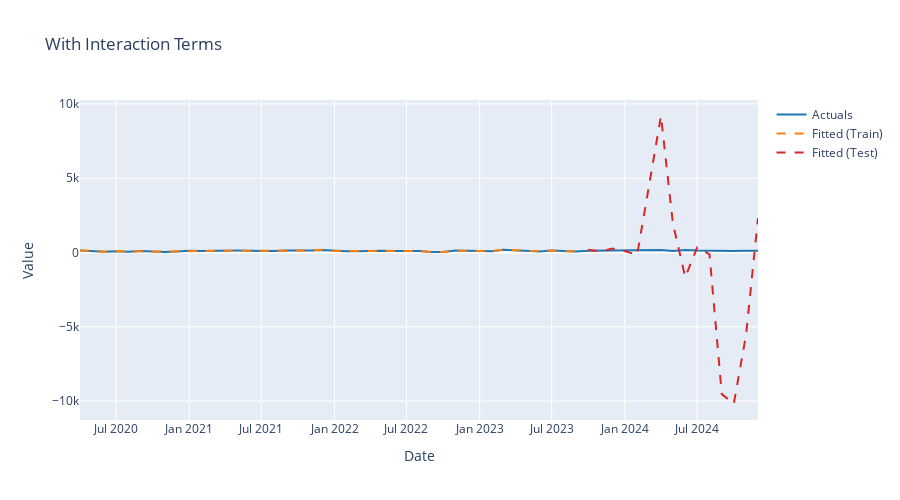

The notebook cell this image was saved under:
### Markdown cell above
# 9. Recipe Pattern 5: Interaction Terms

Create interaction terms between predictors.

### Code cell
# Recipe with interaction terms
rec_interact = (
    recipe()
    .step_normalize(all_numeric_predictors())
    # .step_interact(["totaltar", "mean_med_diesel_crack_input1_trade_month_lag2"])  # Specific interactions
    .step_interact(all_numeric_predictors())
    # .step_select_corr(all_numeric_predictors(), threshold=0.9)
)

# Workflow
wf_interact = (
    workflow()
    .add_recipe(rec_interact)
    .add_model(linear_reg().set_engine("sklearn"))
)

# Fit and evaluate
fit_interact = wf_interact.fit(train_data)
fit_interact = fit_interact.evaluate(test_data)

print("✓ Interaction model fitted successfully!")

outputs_interact, coefs_interact, stats_interact = fit_interact.extract_outputs()

print("\n=== Interaction Terms Model Statistics ===")
display(stats_interact[stats_interact['split'] == 'test'][['metric', 'value']])

fig = plot_forecast(fit_interact, title="With Interaction Terms")
fig.show()

# Fit on training data
rec_fit = rec_interact.prep(train_data)

# Apply to training data
train_processed = rec_fit.bake(train_data)

print("\nProcessed training data:")

# Apply to test data (using training parameters!)
test_processed = rec_fit.bake(test_data)
print("\nProcessed test data:")
print(train_processed.columns)
display(train_processed)
display(test_processed)
